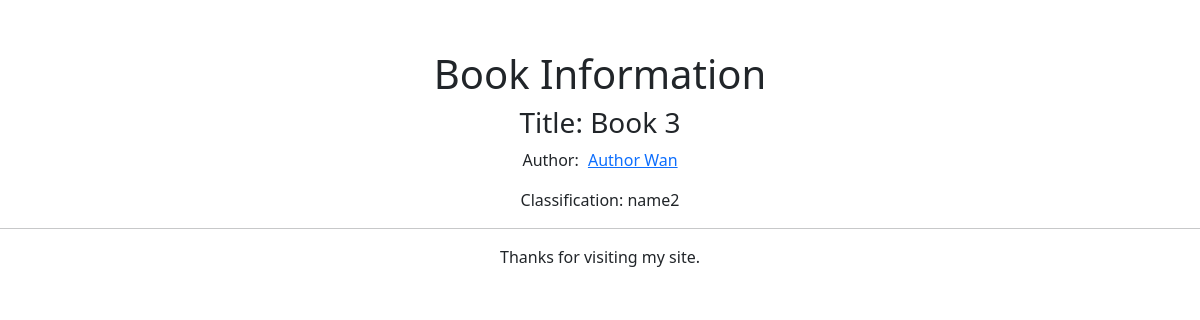
/books/7, run on the app's committed database.
### exercises/models.py (models this page shows, shortened)
class Book(models.Model):
    title = models.CharField(max_length=100)
    author = models.ForeignKey("exercises.Author", on_delete=models.CASCADE, related_name="exercises")
    classification = models.ForeignKey("exercises.Classification", on_delete=models.CASCADE, related_name="exercises", null=True)
    publisher = models.ForeignKey("exercises.Publisher", on_delete=models.CASCADE, null=True)

class Author(models.Model):
    first_name = models.CharField(max_length=30, null=True)
    last_name = models.CharField(max_length=40, null=True)
    email = models.EmailField(null=True)
    def __str__(self):
        return f"{self.first_name} {self.last_name}"

class Classification(models.Model):
    code = models.CharField(max_length=3)
    name = models.CharField(max_length=100)
    description = models.TextField()
    def __str__(self):
        return self.name

### exercises/views.py (the view)
# urls.py: path("books/<int:book_id>", BookDetailView.as_view(), name='book-information'),
class BookDetailView(DetailView):
    model = Book
    context_object_name = "book"
    template_name="book_info.html"
    def get_object(self):
        return get_object_or_404(Book, pk=self.kwargs.get("book_id"))

### templates/book_info.html (shortened to what this page needs)
{% extends "base.html" %}
{% block header %}
<h1>Book Information</h1>
{% endblock %}
{% block content %}
<h3>Title: {{book.title}}</h3>
<p>Author: <a href = "{% url 'author-information' book.author.pk %}">{{book.author}}</a></p>
<p>Classification: {{book.classification}}</p>
{% endblock %}

### templates/base.html (style rules this page uses)
h1 { text-align: center; }
p { text-align: center; }
a { margin-left:5px; }

### data on the page
Book: title "Book 3", author "Author Wan", classification "name2"
